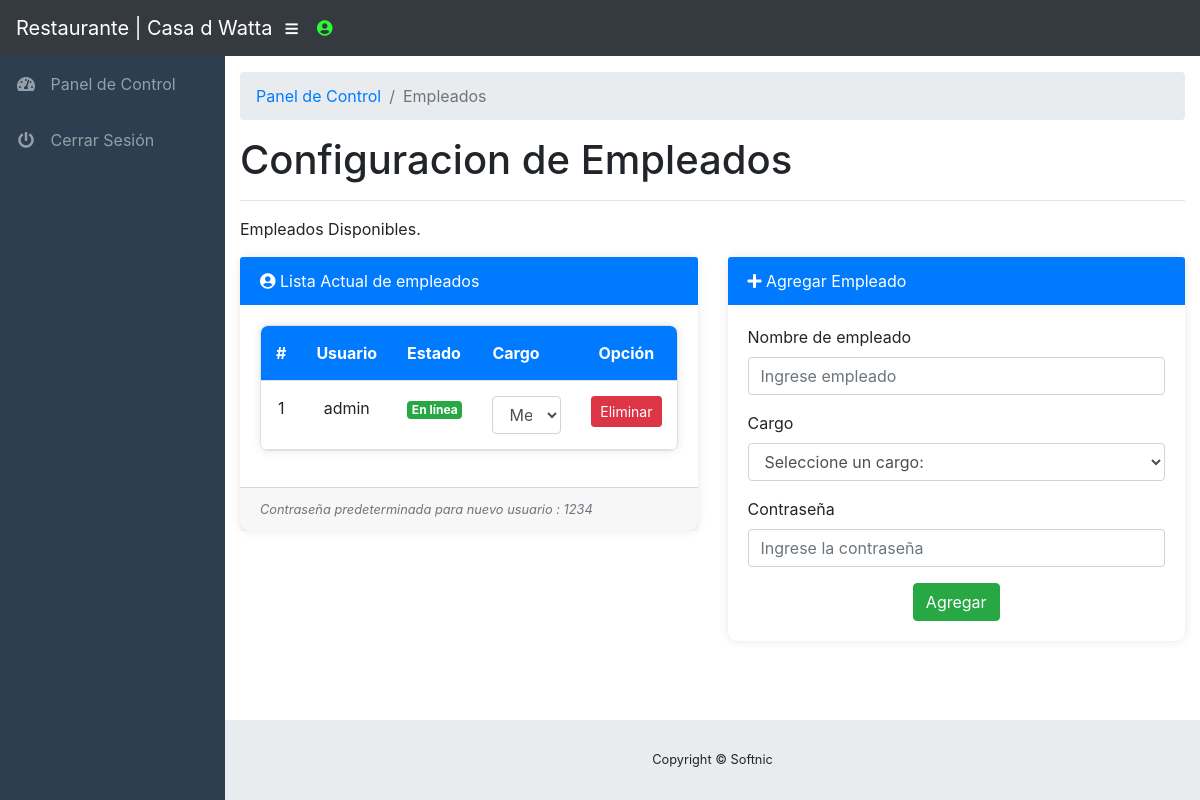
Page /admin/staff.php (signed in) on the earlier database version.
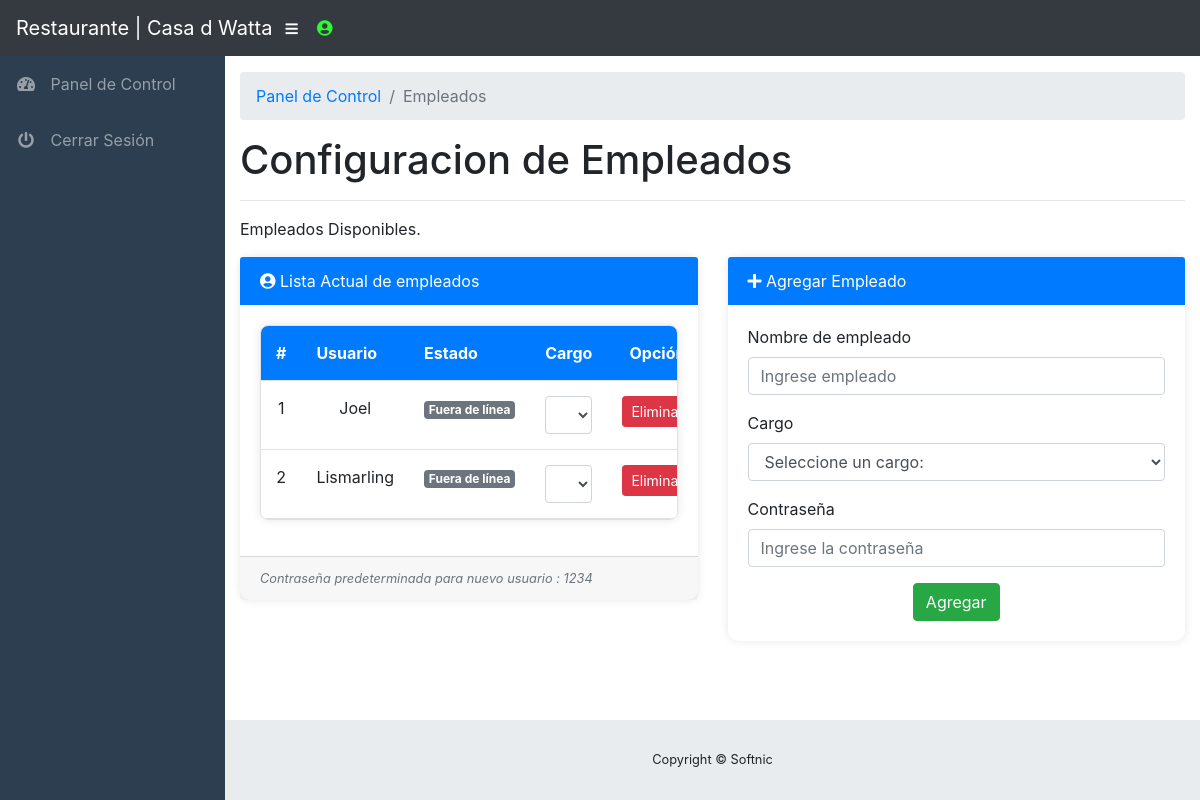
Same page on the later database version.
### tables this page shows
CREATE TABLE `tbl_staff` (
  `staffID` int(2) NOT NULL,
  `username` varchar(25) NOT NULL,
  `password` varchar(100) NOT NULL,
  `status` text NOT NULL,
  `role` text NOT NULL
);

### admin/staff.php (the view, shortened to what the changed rows need)
<?php
  include("../functions.php");
?>
<!DOCTYPE html>
<html lang="en">
  <head>
    <link href="vendor/bootstrap/css/bootstrap.min.css" rel="stylesheet">
    <link href="vendor/fontawesome-free/css/all.min.css" rel="stylesheet" type="text/css">
    <link href="vendor/datatables/dataTables.bootstrap4.css" rel="stylesheet">
    <link href="css/sb-admin.css" rel="stylesheet">
        <link href="../css/stylesmac.css" rel="stylesheet">
  </head>
  <body id="page-top">
    <div id="wrapper">
      <div id="content-wrapper">
        <div class="container-fluid">
          <h1>Configuracion  de Empleados</h1>
          <div class="row">
            <div class="col-lg-6">
              <div class="card mb-3">
                <div class="card-body">
                  <table id="dataTable" class="table table-responsive table-bordered" width="100%" cellspacing="0">
                    <tr>
                      <th>#</th>
                      <th>Usuario</th>
                      <th>Estado</th>
                      <th>Cargo</th>
                      <th class="text-center">Opción</th>
                    </tr>
                      <?php
                        $displayStaffQuery = "SELECT * FROM tbl_staff";
                        if ($result = $sqlconnection->query($displayStaffQuery)) {
                          $staffno = 1;
                          while($staff = $result->fetch_array(MYSQLI_ASSOC)) {
                          ?>
                          	<tr class="text-center">
                            	<td><?php echo $staffno++; ?></td>
                            	<td><?php echo $staff['username']; ?></td>
                              <?php
                            	if ($staff['status'] == "Online") {
                                echo "<td><span class=\"badge badge-success\">En línea</span></td>";
                              }
                              if ($staff['status'] == "Offline") {
                                echo "<td><span class=\"badge badge-secondary\">Fuera de línea</span></td>";
                              }
                              ?>
                              <td>
                                <form method="POST">
                                <select name="role" class="form-control" onchange="this.form.submit()">
                                  <?php
                                  $roleQuery = "SELECT role FROM tbl_role";
                                  if ($res = $sqlconnection->query($roleQuery)) {
                                    while ($role = $res->fetch_array(MYSQLI_ASSOC)) {
                                      if ($role['role'] == $staff['role'])
                                        echo "<option selected='selected' value='".$staff['role']."'>".ucfirst($staff['role'])."</option>";
                                      else
                                        echo "<option value='".$role['role']."'>".ucfirst($role['role'])."</option>";
                                    }
                                  }
                                  ?>
                                </select>
                                </form>
                              </td>
                            	<td class="text-center"><a href="deletestaff.php?staffID=<?php echo $staff['staffID']; ?>" class="btn btn-sm btn-danger">Eliminar</a></td>
                        	</tr>
                          <?php
                          }
                        }
                        else {
                          echo $sqlconnection->error;
                          echo "Something wrong.";
                        }
                      ?>
                  </table>
                </div>
              </div>
            </div>
      </div>
    </div>
  </body>
</html>

Differences in the rows shown:
removed tbl_staff: username "admin", status "En línea"
added tbl_staff: username "Joel", status "Fuera de línea"
added tbl_staff: username "Lismarling", status "Fuera de línea"
